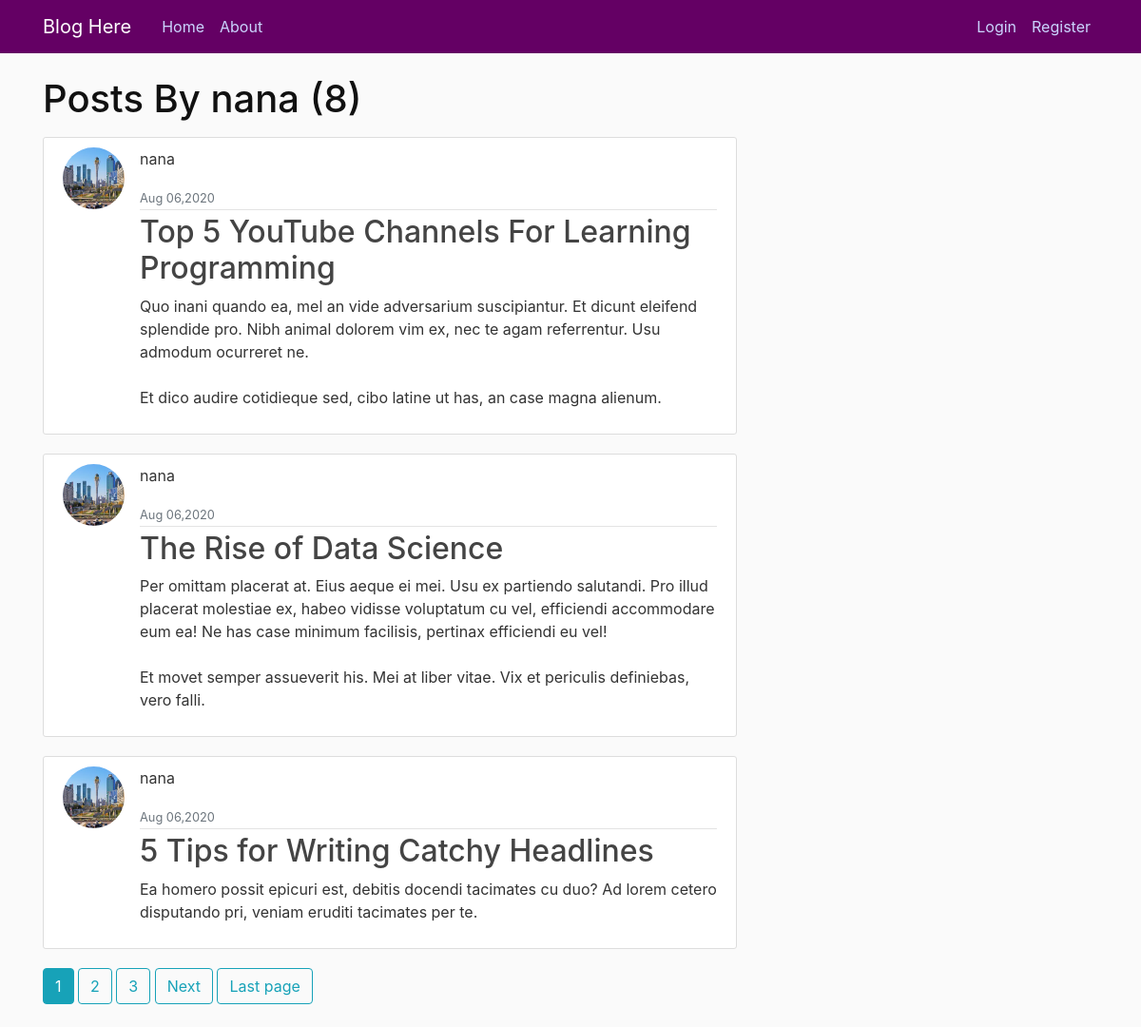
The page /poster/nana on the database its author committed.
### blog/models.py (models this page shows, shortened)
class Post(models.Model):
    title = models.CharField(max_length=100)
    content = models.TextField()
    date = models.DateTimeField(default=timezone.now)
    author = models.ForeignKey(User, on_delete=models.CASCADE)

### users/models.py (models this page shows, shortened)
class Profile(models.Model):
    user = models.OneToOneField(User, on_delete=models.CASCADE)
    image = models.ImageField(default='default.jpg', upload_to='profile_pics')

### blog/views.py (the view)
# urls.py: path('poster/<str:username>', views.UserPostListView.as_view(), name='user-posts'),
class UserPostListView(ListView):
    posts = Post.objects.all()
    context = {'posts': posts}
    model = Post
    template_name = 'blog/user_post.html'
    paginate_by = 3
    context_object_name = 'posts'
    def get_queryset(self):
        user = get_object_or_404(User, username=self.kwargs.get('username'))
        return Post.objects.filter(author=user).order_by('-date')

### blog/templates/blog/user_post.html (shortened to what this page needs)
{% extends "blog/base.html" %}
    {% block content %}
        <h1 class="mb-3">Posts By {{ view.kwargs.username }} ({{ page_obj.paginator.count }})</h1>
        {% for post in posts %}
            <article class="media content-section">
              <img class="rounded-circle article-img" src="{{ post.author.profile.image.url }}">
              <div class="media-body">
                <div class="article-metadata">
                    <p>{{ post.author }}</p>
                  <small class="text-muted">{{ post.date|date:"M d,Y"}}</small>
                </div>
                <h2><a class="article-title" href="{% url 'post-detail' post.id %}">{{ post.title }}</a></h2>
                <p class="article-content">{{ post.content }}</p>
              </div>
            </article>
    {% endfor %}
    {% if is_paginated %}
        {% for num in page_obj.paginator.page_range %}
            {% if page_obj.number == num %}
                <a href="?page={{ num }}" class="btn btn-info mb-4">{{ num }}</a>
            {% elif num > page_obj.number|add:'-3' and num < page_obj.number|add:'3'%}
                <a href="?page={{ num }}" class="btn btn-outline-info mb-4">{{ num }}</a>
            {% endif %}
        {% endfor %}
        {% if page_obj.has_next %}
            <a href="?page={{page_obj.next_page_number}}" class="btn btn-outline-info mb-4"> Next </a>
            <a href="?page={{page_obj.paginator.num_pages}}" class="btn btn-outline-info mb-4"> Last page </a>
        {% endif %}
    {% endif %}
{% endblock content %}

### blog/static/blog/main.css (style rules this page uses)
body { background: #fafafa; color: #333333; margin-top: 5rem; }
h1, h2, h3, h4, h5, h6 { color: #111111; }
.content-section { background: #ffffff; padding: 10px 20px; border: 1px solid #dddddd; border-radius: 3px; margin-bottom: 20px; }
.article-title { color: #444444; }
.article-content { white-space: pre-line; }
.article-img { height: 65px; width: 65px; margin-right: 16px; }
.article-metadata { padding-bottom: 1px; margin-bottom: 4px; border-bottom: 1px solid #e3e3e3 }

### rows shown on the page
Post: author.profile.image (picture), author "nana", date "Aug 06,2020", title "Top 5 YouTube Channels For Learning Programming", content "Quo inani quando ea, mel an vide adversarium suscipiantur. Et dicunt eleifend splendide pro. Nibh animal dolorem vim ex, nec te agam referrentur. Usu admodum ocurreret ne. Et dico audire cotidieque sed, cibo latine ut has, an case magna alienum."
Post: author.profile.image (picture), author "nana", date "Aug 06,2020", title "The Rise of Data Science", content "Per omittam placerat at. Eius aeque ei mei. Usu ex partiendo salutandi. Pro illud placerat molestiae ex, habeo vidisse voluptatum cu vel, efficiendi accommodare eum ea! Ne has case minimum facilisis, pertinax efficiendi eu vel! Et movet semper assueverit his. Mei at liber vitae. Vix et periculis definiebas, vero falli."
Post: author.profile.image (picture), author "nana", date "Aug 06,2020", title "5 Tips for Writing Catchy Headlines", content "Ea homero possit epicuri est, debitis docendi tacimates cu duo? Ad lorem cetero disputando pri, veniam eruditi tacimates per te."

### other values the page prints
{{ view.kwargs.username }} "nana"
{{ page_obj.paginator.count }} "8"
{{ num }} "1"
{{ num }} "2" "3"
